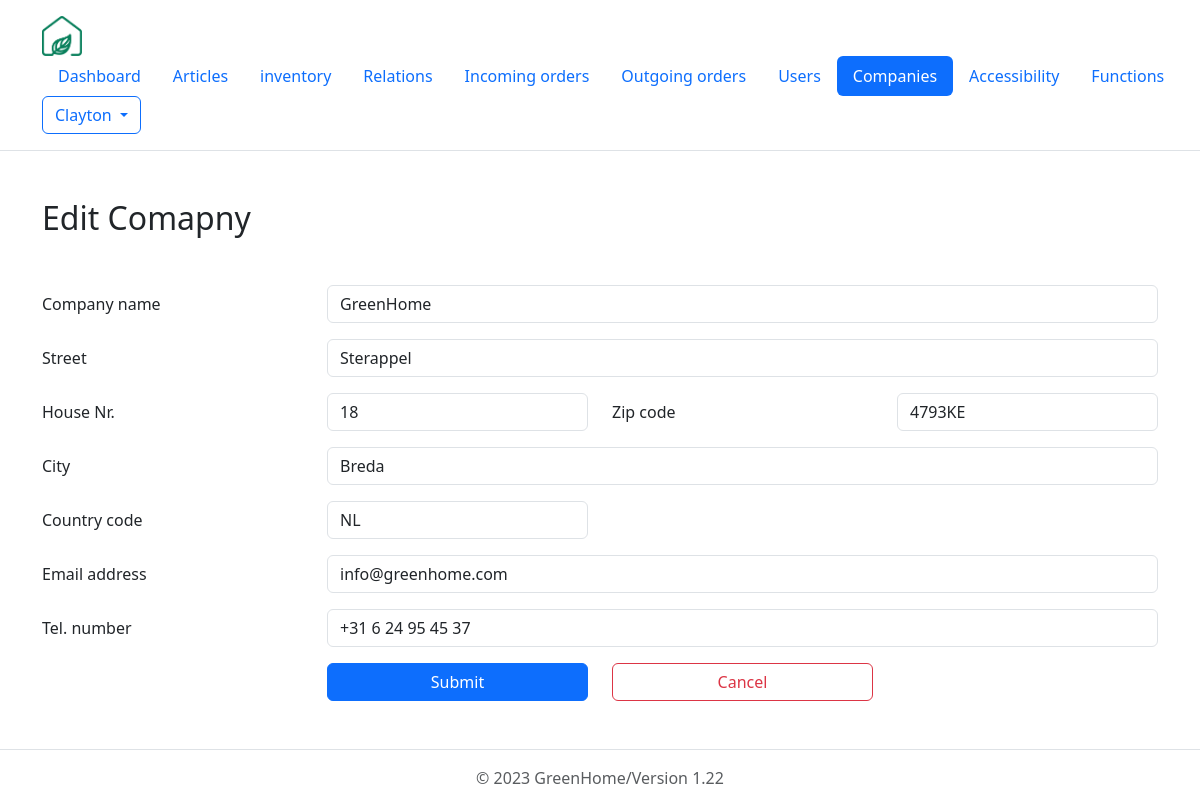
/php/companies/GUI_companyEditor.php?id=1 (signed in), run on the app's committed database.
### tables this page shows
CREATE TABLE companies (
  id int(10) NOT NULL, 
  name varchar(255) NOT NULL, 
  street varchar(255) NOT NULL, 
  house_nr varchar(10), 
  zipcode varchar(50) NOT NULL, 
  city varchar(255) NOT NULL, 
  country_code char(2) NOT NULL, 
  email_adress varchar(320) NOT NULL UNIQUE, 
  phone_number varchar(22) NOT NULL 
);

### php/companies/GUI_companyEditor.php (the view, shortened to what this page needs)
<?php
require_once '../include/db_connect.php';
$name = "";
$street = "";
$house_nr = "";
$zipcode = "";
$city = "";
$country_code = "";
$email_adress =  "";
$phone_number = "";
if($_SERVER['REQUEST_METHOD'] == 'GET'){
    $id = $_GET["id"];
    $sql = "SELECT * FROM companies WHERE id=$id";
    $result = $connection->query($sql);
    $row = $result->fetch_assoc();
    $name = $row["name"];
    $street = $row["street"];
    $house_nr = $row["house_nr"];
    $zipcode = $row["zipcode"];
    $city = $row["city"];
    $country_code = $row["country_code"];
    $email_adress =  $row["email_adress"];
    $phone_number = $row["phone_number"];
}
?>
<html lang="en">
  <head>
    <link href="https://cdn.jsdelivr.net/npm/bootstrap@5.3.0-alpha1/dist/css/bootstrap.min.css" rel="stylesheet">
  </head>
  <header class="p-3 mb-3 border-bottom">
    <div class="container">
      <div class="d-flex flex-wrap align-items-center justify-content-center justify-content-lg-start">
        <a href="../../dashboard.php" class="d-flex align-items-center mb-2 mb-lg-0 text-dark text-decoration-none me-5">
          <img src="../../images/logo.png" alt="company logo" srcset="" width="40" height="40">
        </a>
        <ul class="nav col-12 col-lg-auto me-lg-auto mb-2 justify-content-center mb-md-0 nav-pills">
          <li class="nav-item"><a href="../../dashboard.php" class="nav-link">Dashboard</a></li>
          <li class="nav-item"><a href="../articles/GUI_articles.php" class="nav-link" >Articles</a></li>
          <li class="nav-item"><a href="../stock/GUI_stock.php" class="nav-link" aria-current="page" >inventory</a></li>
          <li class="nav-item"><a href="../relations/GUI_relations.php" class="nav-link" aria-current="page" >Relations</a></li>
          <li class="nav-item"><a href="../incoming_orders/GUI_incoming.php" class="nav-link">Incoming orders</a></li>
          <li class="nav-item"><a href="../outgoing_orders/GUI_outgoing.php" class="nav-link" >Outgoing orders</a></li>
          <li class="nav-item"><a href="../users/GUI_users.php" class="nav-link">Users</a></li>
          <li class="nav-item "><a class="nav-link active" href="../companies/GUI_companies.php">Companies</a></li>
          <li class="nav-item "><a class="nav-link " href="../accessibilities/GUI_accessibilities.php"">Accessibility</a></li>
          <li class="nav-item "><a class="nav-link" href="../functions/GUI_functions.php"">Functions</a></li>
        </ul>
        <?php
          if(isset($_SESSION['user_id'])):?>
            <div class='dropdown text-end'>
              <button class="btn btn-outline-primary dropdown-toggle" type="button" data-bs-toggle="dropdown" aria-expanded="false">
              <?=$_SESSION['user_name']?>
              </button>
            </div>
          <?php else :?>
            <div class='nav-item ml-auto'>
            <a href='../users/GUI_login.php' class='btn btn-outline-primary'>Login</a>
            </div>
          <?php endif;?>
      </div>
    </div>
  </header>
  <body>
    <div class="container my-5">
      <h2 class="mb-5">Edit Comapny</h2>
      <form method="POST" action="controller_company.php?action=edit">
        <div class="row mb-3">
          <label class="col-form-label col-sm-3">Company name</label>
          <div class="col-sm-9">
            <input type="text" class="form-control" name="name" value="<?php echo $name; ?>" required>
          </div>
        </div>
        <div class="row mb-3">
          <label class="col-form-label col-sm-3">Street</label>
          <div class="col-sm-9">
            <input type="text" class="form-control" name="street" required value="<?php echo $street;?>">
          </div>
        </div>
        <div class="row mb-3">
          <label class="col-form-label col-sm-3">House Nr.</label>
          <div class="col-sm-3">
            <input type="text" maxlength="10" class="form-control" name="house_nr" value="<?php echo $house_nr;?>">
          </div>
          <label class="col-form-label col-sm-3">Zip code</label>
          <div class="col-sm-3">
            <input type="text" class="form-control" name="zipcode" required value="<?php echo $zipcode;?>">
          </div>
        </div>
        <div class="row mb-3">
          <label class="col-form-label col-sm-3">City</label>
          <div class="col-sm-9">
            <input type="text" class="form-control" name="city" required value="<?php echo $city;?>">
          </div>
        </div>
        <div class="row mb-3">
          <label class="col-form-label col-sm-3">Country code</label>
          <div class="col-sm-3">
            <input type="text"  maxlength="2" class="form-control" name="country_code" required value="<?php echo $country_code;?>">
          </div>
        </div>
        <div class="row mb-3">
          <label class="col-form-label col-sm-3">Email address</label>
          <div class="col-sm-9">
            <input type="email" class="form-control" name="email_adress" required value="<?php echo $email_adress;?>">
          </div>
        </div>
        <div class="row mb-3">
          <label class="col-form-label col-sm-3">Tel. number</label>
          <div class="col-sm-9">
            <input type="tel" pattern="^[+]*[(]{0,1}[0-9]{1,4}[)]{0,1}[-\s\./0-9]*$" class="form-control" name="phone_number" required value="<?php echo $phone_number;?>">
          </div>
        </div>
        <div class="row mb-3">
          <div class="offset-sm-3 col-sm-3 d-grid">
            <button type="submit" class="btn btn-primary">Submit</button>
          </div>
          <div class="col-sm-3 d-grid">
            <a href="GUI_companies.php" class="btn btn-outline-danger" role="button">Cancel</a>
          </div>
        </div>
      </form>
    </div>
  </body>
  <?php
  require_once '..\include\footer.php'?>
</html>

### data on the page
companies: name "GreenHome", street "Sterappel", house_nr "18", zipcode "4793KE", city "Breda", country_code "NL", email_adress "info@greenhome.com", phone_number "+31 6 24 95 45 37"

### other printed values
$_SESSION['user_name'] "Clayton"
